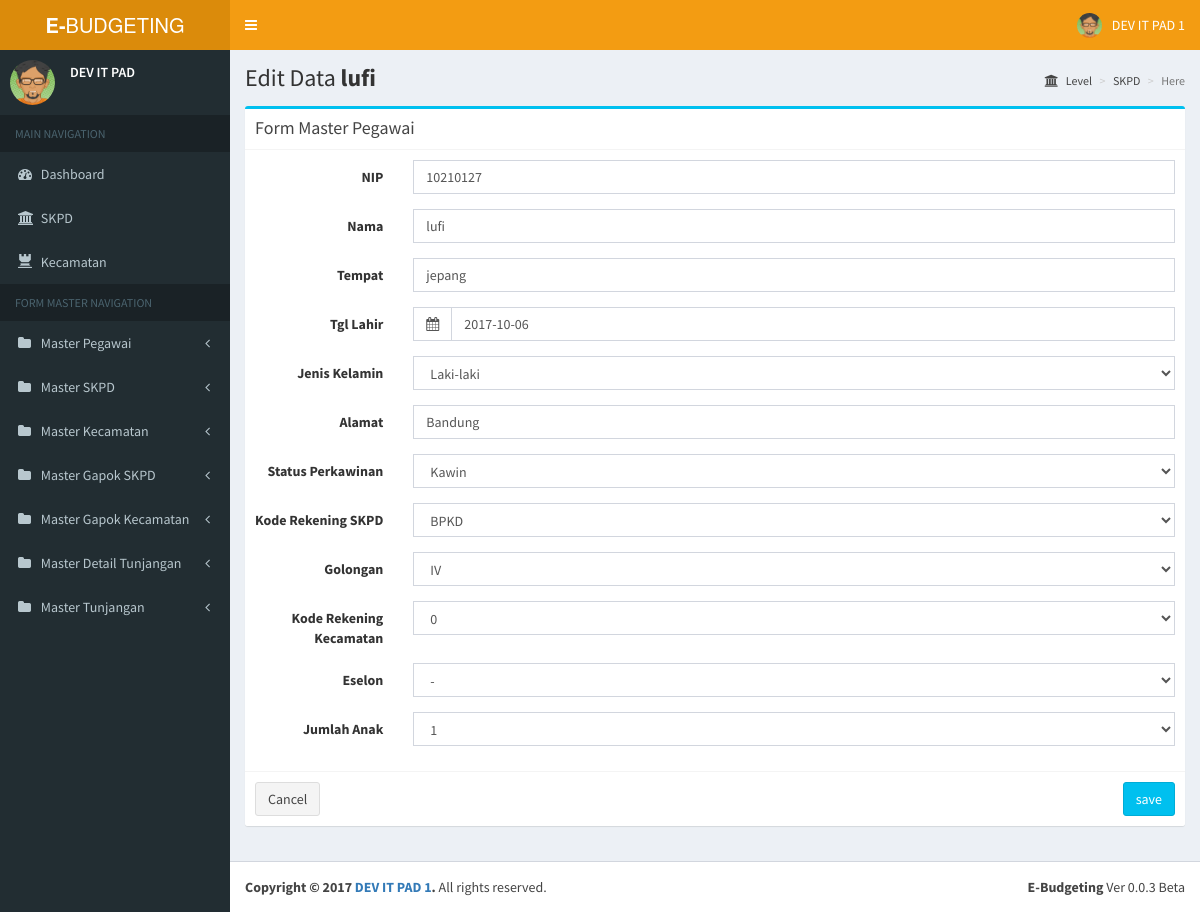
/home.php?page=edit_master_pegawai&&nip=10210127, run on the app's committed database.
### tables this page shows
CREATE TABLE `pegawai` (
  `nip` varchar(50) NOT NULL,
  `nama` varchar(50) DEFAULT NULL,
  `tempat_lahir` varchar(50) DEFAULT NULL,
  `tgl_lahir` date DEFAULT NULL,
  `jenis_kelamin` enum('Laki-Laki','Perempuan') DEFAULT NULL,
  `alamat` varchar(50) DEFAULT NULL,
  `status_perkawinan` enum('Lajang','Kawin','Janda','Duda') DEFAULT NULL,
  `kd_rek_skpd` varchar(50) DEFAULT NULL,
  `kd_golongan` varchar(10) DEFAULT NULL,
  `kd_rek_kecamatan` varchar(50) DEFAULT NULL,
  `eselon` varchar(10) DEFAULT NULL,
  `jml_anak` enum('1','2','0') DEFAULT NULL,
  PRIMARY KEY (`nip`),
  KEY `kd_rek_skpd` (`kd_rek_skpd`),
  KEY `kd_golongan` (`kd_golongan`),
  KEY `kd_rek_kecamatan` (`kd_rek_kecamatan`),
  CONSTRAINT `pegawai_ibfk_1` FOREIGN KEY (`kd_rek_skpd`) REFERENCES `skpd` (`kd_rek_skpd`) ON DELETE CASCADE ON UPDATE CASCADE,
  CONSTRAINT `pegawai_ibfk_2` FOREIGN KEY (`kd_golongan`) REFERENCES `golongan` (`kd_golongan`) ON DELETE CASCADE ON UPDATE CASCADE,
  CONSTRAINT `pegawai_ibfk_3` FOREIGN KEY (`kd_rek_kecamatan`) REFERENCES `kecamatan` (`kd_rek_kecamatan`) ON DELETE CASCADE ON UPDATE CASCADE
);

### page/form_master/master_pegawai/edit_master_pegawai.php (the view, shortened to what this page needs)
<?php
  $nip=$_GET['nip'];
  $result = mysqli_query($con,"SELECT * FROM pegawai WHERE nip='$nip'");
  $data = mysqli_fetch_array($result);
  $jenis_kelamin = array('Laki-laki','Perempuan');
  $status = array('Lajang','Kawin', 'Janda', 'Duda');
  $skpd = array('0','BPKD','DISBUDPAR','DISDUKCAPIL','DISKOPUKM','DISPORA','DPMPTSP');
  $golongan = array('-','I', 'II', 'III', 'IV');
  $kecamatan = array('0','cisarua','lembang','padalarang','parongpong');
  $eselon = array('-','I/A','I/B','II/A','II/B','III/A','III/B','IV/A','IV/B','V/A');
  $jml_anak = array(0,1,2);
?>
<section class="content-header">
  <h1>
    Edit Data <b><?php echo $data['nama']; ?></b>
  </h1>
  <ol class="breadcrumb">
    <li><a href="#"><i class="fa fa-institution"></i> Level</a></li>
    <li class="active"><a href="?page=skpd">SKPD</a></li>
    <li class="active">Here</li>
  </ol>
</section>
<section class="content container-fluid">
          <div class="box box-info">
            <div class="box-header with-border">
              <h3 class="box-title">Form Master Pegawai</h3>
            </div>
            <form class="form-horizontal" method="post">
              <div class="box-body">
                <div class="form-group">
                  <label for="nip" class="col-sm-2 control-label">NIP</label>
                  <div class="col-sm-10">
                    <input type="text" class="form-control" name="nip" placeholder="NIP" value="<?php echo $data['nip'];?>">
                  </div>
                </div>
                <div class="form-group">
                  <label for="nama" class="col-sm-2 control-label">Nama</label>
                  <div class="col-sm-10">
                    <input type="text" class="form-control" name="nama" placeholder="Nama" value="<?php echo $data['nama'];?>">
                  </div>
                </div>
				        <div class="form-group">
                  <label for="tempat" class="col-sm-2 control-label">Tempat</label>
                  <div class="col-sm-10">
                    <input type="text" class="form-control" name="tempat" placeholder="Tempat Lahir" value="<?php echo $data['tempat_lahir'];?>">
                  </div>
                </div>
                <div class="form-group">
                  <label for="ttl" class="col-sm-2 control-label">Tgl Lahir</label>
                    <div class="input-group date col-sm-10" style="padding-left: 15px;padding-right: 15px;">
                        <div class="input-group-addon">
                          <i class="fa fa-calendar"></i>
                        </div>
                        <input type="text" class="form-control" id="datepicker" value="<?php echo $data['tgl_lahir'];?>">
                    </div>
                </div>
                <div class="form-group">
                  <label for="jenis_kelamin" class="col-sm-2 control-label">Jenis Kelamin</label>
                  <div class="col-sm-10">
	                  <select name="jenis_kelamin" class="form-control">
                      <?php
                        foreach ($jenis_kelamin as $jk) {
                                echo "<option value='$jk' ";
                                echo $data['jenis_kelamin']==$jk?'selected="selected"':'';
                                echo ">$jk</option>";
                        }
                      ?>
                    </select>
                  </div>
                </div>
                <div class="form-group">
                  <label for="alamat" class="col-sm-2 control-label">Alamat</label>
                  <div class="col-sm-10">
                    <input type="text" class="form-control" name="alamat" placeholder="Alamat" value="<?php echo $data['alamat'];?>">
                  </div>
                </div>
                <div class="form-group">
                  <label for="status" class="col-sm-2 control-label">Status Perkawinan</label>
                  <div class="col-sm-10">
	                  <select name="status" class="form-control">
                      <?php
                        foreach ($status as $s) {
                                echo "<option value='$s'";
                                echo $data['status_perkawinan']==$s?'selected="selected"':'';
                                echo ">$s</option>";
                        }
                      ?>
                    </select>
                  </div>
                </div>
				        <div class="form-group">
                  <label for="skpd" class="col-sm-2 control-label">Kode Rekening SKPD</label>
                  <div class="col-sm-10">
	                  <select name="skpd" class="form-control">
                      <?php
                        foreach ($skpd as $skpd) {
                                echo "<option value='$skpd'";
                                echo $data['kd_rek_skpd']==$skpd?'selected="selected"':'';
                                echo ">$skpd</option>";
                        }
                      ?>
                    </select>
                  </div>
                </div>
				        <div class="form-group">
                  <label for="golongan" class="col-sm-2 control-label">Golongan</label>
                  <div class="col-sm-10">
	                  <select name="golongan" class="form-control">
                       <?php
                        foreach ($golongan as $g) {
                                echo "<option value='$g'";
                                echo $data['kd_golongan']==$g?'selected="selected"':'';
                                echo ">$g</option>";
                        }
                      ?>
                    </select>
                  </div>
                </div>
				        <div class="form-group">
                  <label for="kecamatan" class="col-sm-2 control-label">Kode Rekening Kecamatan</label>
                  <div class="col-sm-10">
	                  <select name="kecamatan" class="form-control" value="<?php echo $data['kd_rek_kecamatan'];?>">
                      <?php
                        foreach ($kecamatan as $k) {
                                echo "<option value='$k'";
                                echo $data['kd_rek_kecamatan']==$k?'selected="selected"':'';
                                echo ">$k</option>";
                        }
                      ?>
                    </select>
                  </div>
                </div>
				        <div class="form-group">
                  <label for="eselon" class="col-sm-2 control-label">Eselon</label>
                  <div class="col-sm-10">
	                  <select name="eselon" class="form-control">
                      <?php
                        foreach ($eselon as $eselon) {
                                echo "<option value='$eselon'";
                                echo $data['eselon']==$eselon?'selected="selected"':'';
                                echo ">$eselon</option>";
                        }
                      ?>
                    </select>
                  </div>
                </div>
				        <div class="form-group">
                  <label for="anak" class="col-sm-2 control-label">Jumlah Anak</label>
                  <div class="col-sm-10">
	                  <select name="jml_anak" class="form-control" value="<?php echo $data['jml_anak'];?>">
                        <?php
                        foreach ($jml_anak as $jml_anak) {
                                echo "<option value='$jml_anak'";
                                echo $data['jml_anak']==$jml_anak?'selected="selected"':'';
                                echo ">$jml_anak</option>";
                        }
                      ?>
                    </select>
                  </div>
                </div>
              </div>
              <div class="box-footer">
                <a href="?page=table_master_pegawai">
                  <button type="button" class="btn btn-default">Cancel</button>
                </a>
					       <input type="submit" name="save" value="save" class="btn btn-info pull-right"/>
              </div>
            </form>
          </div>
</section>

### data on the page
pegawai: nama "lufi", nip "10210127", tempat "jepang", tgl_lahir "2017-10-06", alamat "Bandung", status "Kawin", skpd "BPKD", golongan "IV", kecamatan "0", jml_anak "1"

### other printed values
form field jenis_kelamin "Laki-laki"
form field eselon "-"
